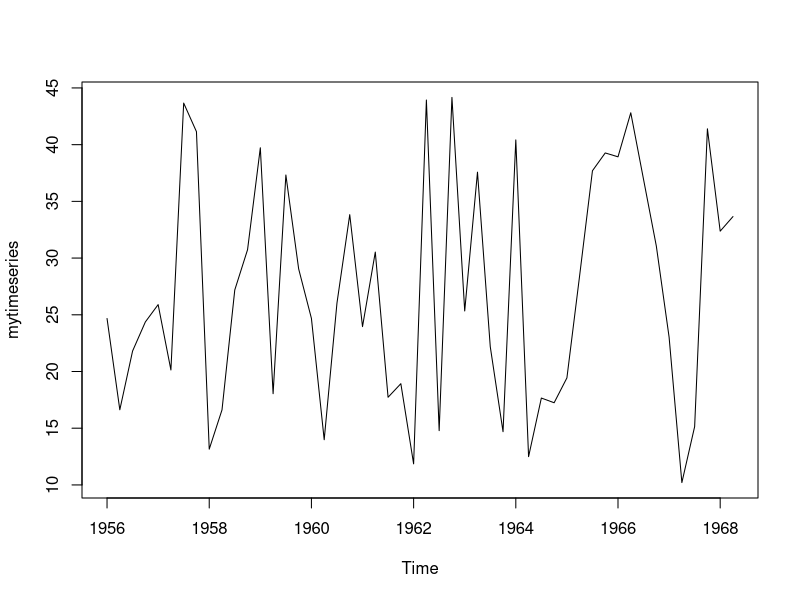
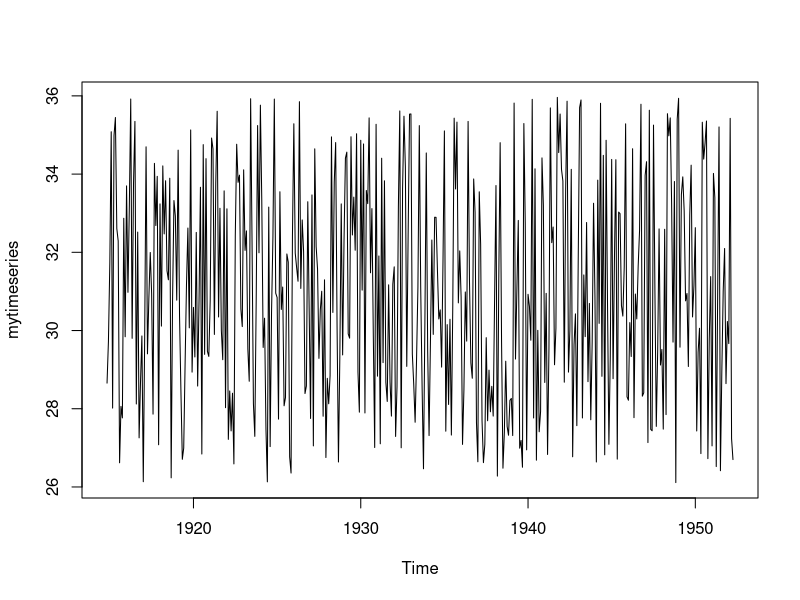
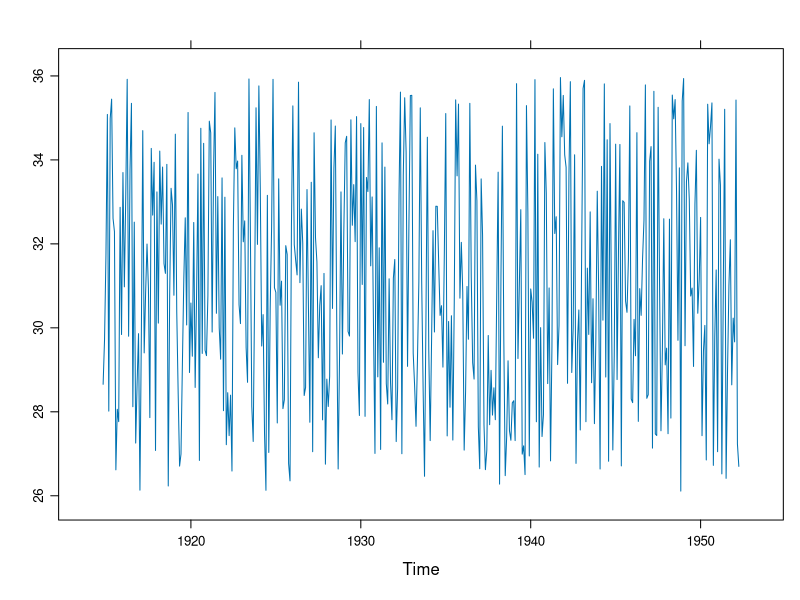
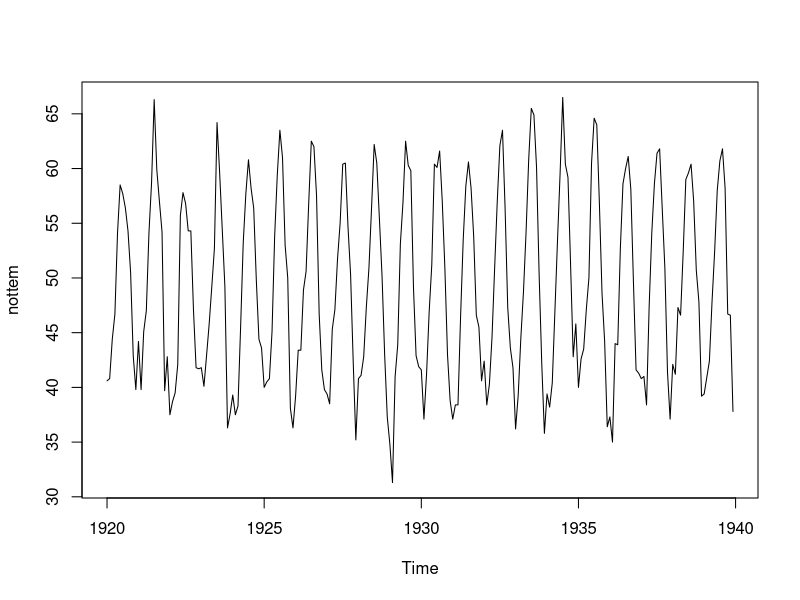
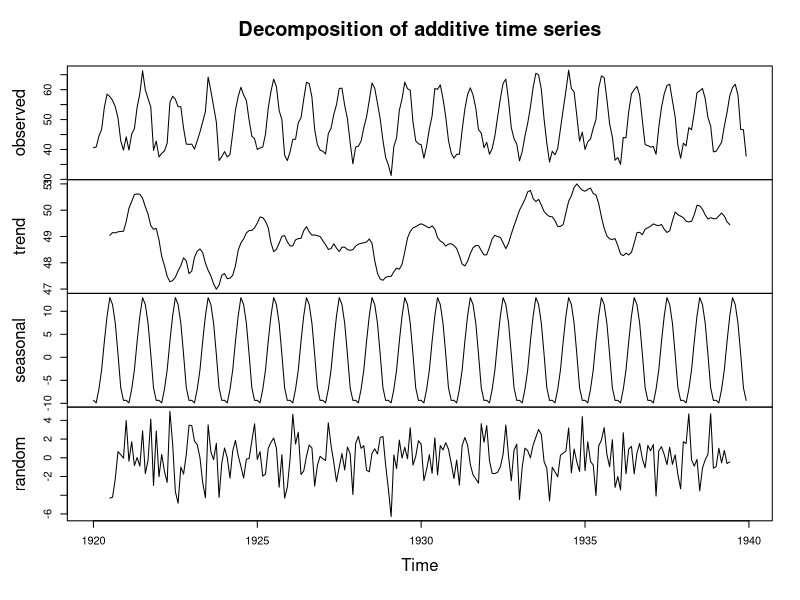
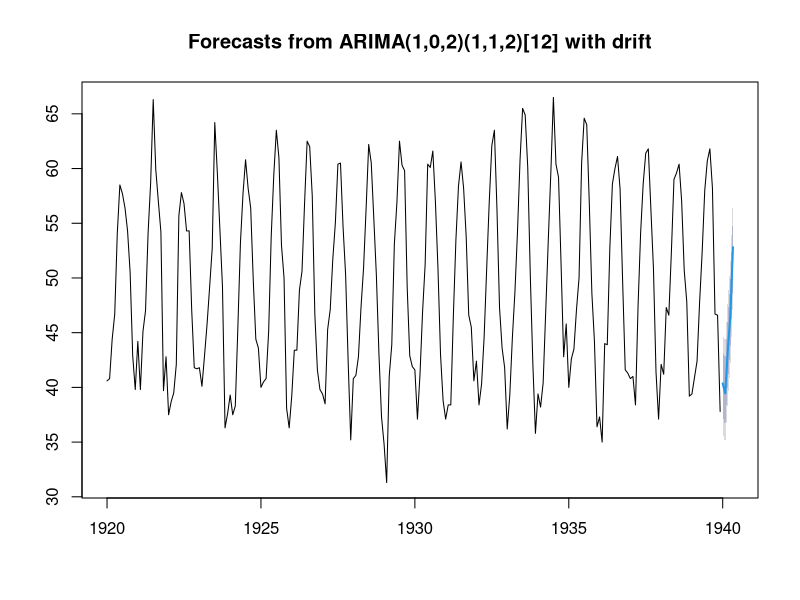
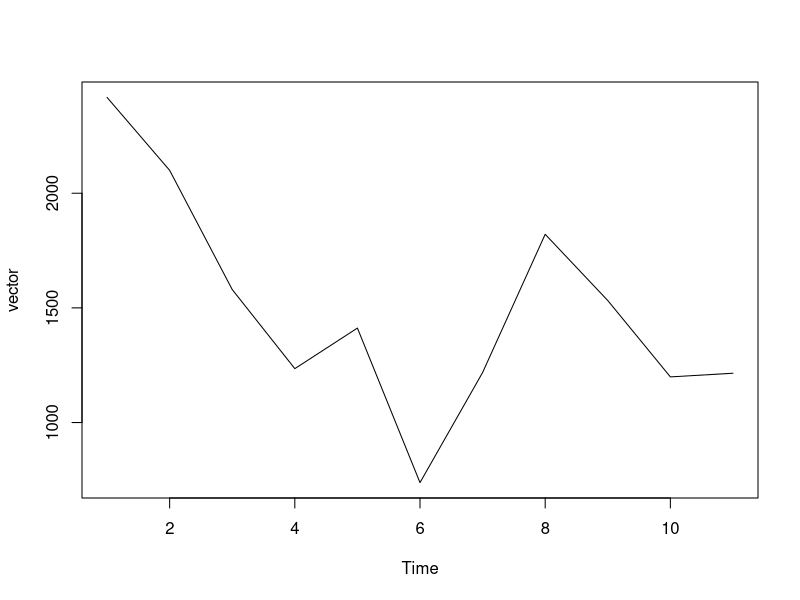
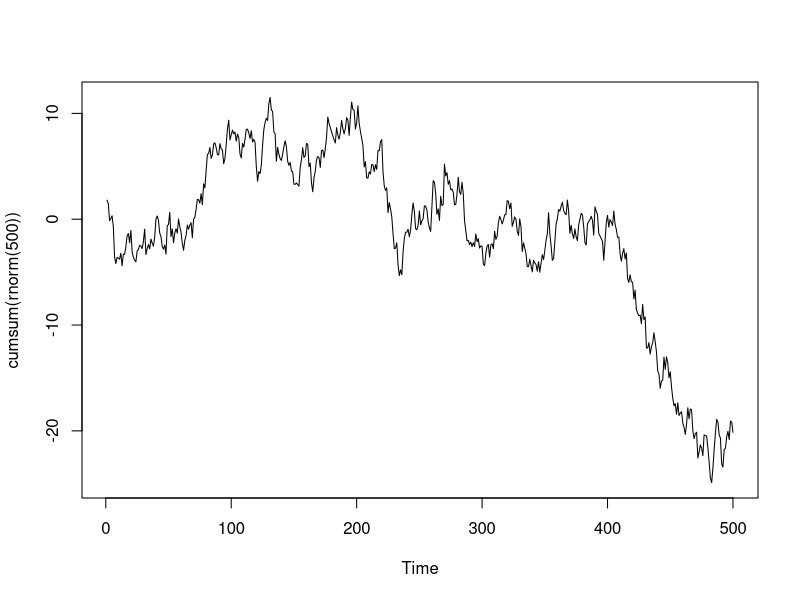

The R script that drew these images, in order: (Note: this script raises an error after producing the figures.)
#Time Series Udemy Course Sec. 3
#Date: 02/02/2020
#Who are you: Jon (me)
#--------------------------------

lynx
class(lynx)
#ts

#ts --> time series class
#its just a vector of values with a time stamp
#used for univariate time series
#models, graphs, functions, even packages(eg: forecast) wont work if not ts

#Extension of ts: mts class (multivariate)
#Class xts --> no regular spacing is required; often used for financial data (irregular)

#NOTE:ts class needs regular data, time stamp needs regular interval
#if one value missing, wont work

#Let's create a time series object - class ts
mydata=runif(n=50,min=10,max=45)
mydata

mytimeseries=ts(data=mydata,start=1956,frequency=4)
plot(mytimeseries)

#Check the class
class(mytimeseries)

#Check the timestamp
time(mytimeseries)

#Tweaking the Time Stamp
#what if data starts on 3rd month, 14th day
#use start and c()

#use the 'start=' argument with the concatenate function c()

#start=c(1956,3) --> makes the time stamp start at the third quarter
#of 1956 (if the frequency is 4)

#Refining the start argument
mytimeseries=ts(data=mydata,start=c(1956,3),frequency=4)
mytimeseries


#Time Stamp Combinations
#1.) Hourly measurements with daily patterns, start at 8am on first day
#   start=c(1,8),frequency=24
#2.) Measurements taken twice a day on workdays with weekly patterns,
#start at the first week
#   start=1, frequency=10
#   NA for holidays - regular spacing
#3.) Monthly measurements with yearly cycle --> frequency =12
#4.) Weekly measurements with yearly cycle --> frequency =52



#Exercise 1: Get a random walk (x) of 450 numbers (eg: rnorm(), runif())
set.seed(1)
mydata=runif(n=450,min=26,max=36)
#Exercise 2: Add time component (y): a monthly dataset starting in November 1914
mytimeseries=ts(data=mydata,start=c(1914,11),frequency=12)
mytimeseries

#Exercise 3: Get a plot of time series
plot(mytimeseries)

#Alternative plotting option
library(lattice)
xyplot.ts(mytimeseries)

#------------------------------------#
#Standard R Base plots
plot(nottem)

#Plot components
plot(decompose(nottem))

#Directly plotting a forecast of a model
install.packages("forecast")
library(forecast)
plot(forecast(auto.arima(nottem),h=5))

#If data is not classified as ts --> here's a
#plotting shortcut
vector=c(2418,2100,1580,1235,1412,738,1218,1821,1532,1199,1215)
plot.ts(vector)
#no conversion required

#Random walk
plot.ts(cumsum(rnorm(500)))
library(ggplot2)


#The ggplot equivalent to plot
autoplot(nottem)

#Ggplots work with different layers
autoplot(nottem)+ggtitle("Autoplot of Nottingham temperature data")

#Time series specific plots
ggseasonplot(nottem)
ggmonthplot(nottem)


#Exercise - Reproduce plot
library(forecast)

data=AirPassengers
seasonplot(AirPassengers,
           year.labels=TRUE,
           col=c("red","blue"),
           labelgap=0.35,
           type='l',
           bty='l',
           cex=0.75,
           main="Seasonal plot of dataset: AirPassengers")
#need to change color, no dots, label each line, title


#German Inflation Rates
mydata=scan()
plot.ts(mydata)
germaninfl=ts(mydata,start=c(2008,3),frequency=12)
plot(germaninfl)

#----------------------------------------------
#Irregular Time Series

#Interval between observations is not fixed
#Reasons: inappropriate data collection, hard/software errors,
#         nature of data is irregular

#Most modeling techniques require regular time series
#most of the rools are not able to handle differing
#gaps between the observations --> arima, smoothing

#Possible solution: aggregating the data at a particular unit of time
#   Min 1 observation per unit
#   Some info will be lost

#Dataset: irregular_sensor
setwd("/Users/jonzimmerman/Desktop/Udemy Courses/Time Series Course")
data=as.data.frame(read.csv("irregular-sensor.csv",header=FALSE))
dim(data)
head(data)

class(data$V1)
class(data$V2)

library(zoo)

#Irregular time series - multiple measurements on same day 
#and some weird gaps between measurements
#we need to standardize the dataset

#Method 1 - removing the time component
library(tidyr)
irreg.split=separate(data,col=V1,into=c("date","time"),
                     sep=8,remove=T)
irreg.split


#using only the date
sensor.date=strptime(irreg.split$date,'%m/%d/%y')

#Creating a data frame for orientation
irregts.df=data.frame(date=as.Date(sensor.date),
                      measurement=data$V2)

#Getting a zoo object
library(zoo)
irreg.date=zoo(irregts.df$measurement,order.by=irregts.df$date)
irreg.date

#Regularzing with aggregate
ag.irregtime=aggregate(irreg.date,as.Date,mean)
ag.irregtime

length(ag.irregtime)
#16 - original data had 25 rows, but now we have 16 
#dataset is now regular
#one observation per day

#Method 2 - date and time component kept
sensor.date1=strptime(data$V1,
                      '%m/%d/%y %I:%M %p')

#the last p is for PM vs. AM
#help section for function explains all
sensor.date1

#Create zoo object
irreg.dates1=zoo(data$V2,order.by=sensor.date1)
irreg.dates1
plot(irreg.dates1)


#Regularizing with aggregate
ag.irregtime1=aggregate(irreg.dates1,as.Date,mean)
ag.irregtime1
plot(ag.irregtime1)

myts=ts(ag.irregtime1)
plot(myts)


#------------------------------------------------
#Working with Missing Values/NAs and Outliers
setwd("/Users/jonzimmerman/Desktop/Udemy Courses/Time Series Course")
mydata=as.data.frame(read.csv("ts-NAandOutliers.csv",header=TRUE))
dim(mydata)
head(mydata)

#Convert 2nd column to ts
myts=ts(mydata$mydata)
myts

summary(myts)
#5 NAs

plot(myts)
#plots that look like --> you should be very suspicious
#4 potential outliers
#5 NAs
#9/250 = 3.6% corrupted observations

#Outlier detection library
#library(tsoutliers), tso()
#library(forecast), tsoutliers()

#Automatic detection of outliers
library(forecast)
myts1=tsoutliers(myts)
myts1
plot(myts)


#Missing Data Imputation
#adding a replacement value instead of missing ones
library(zoo)
myts.NAlocf=na.locf(myts)
myts.NAfill=na.fill(myts,33)
myts.NAfill

#Standard NA method in package forecast
myts.NAinterp=na.interp(myts)
myts.NAinterp

#Cleaning NA and outliers
mytsclean=tsclean(myts)
plot(mytsclean)
summary(mytsclean)
#no NAs